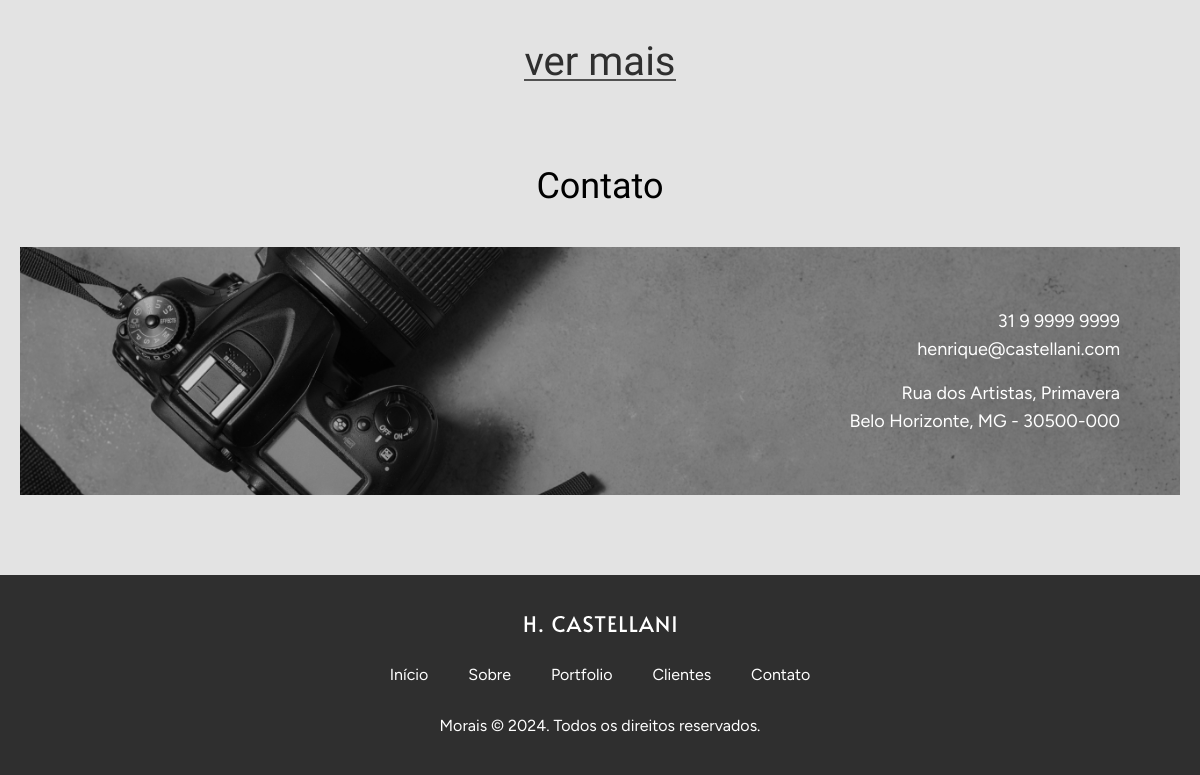
Before: / (lower part) with the older database file.
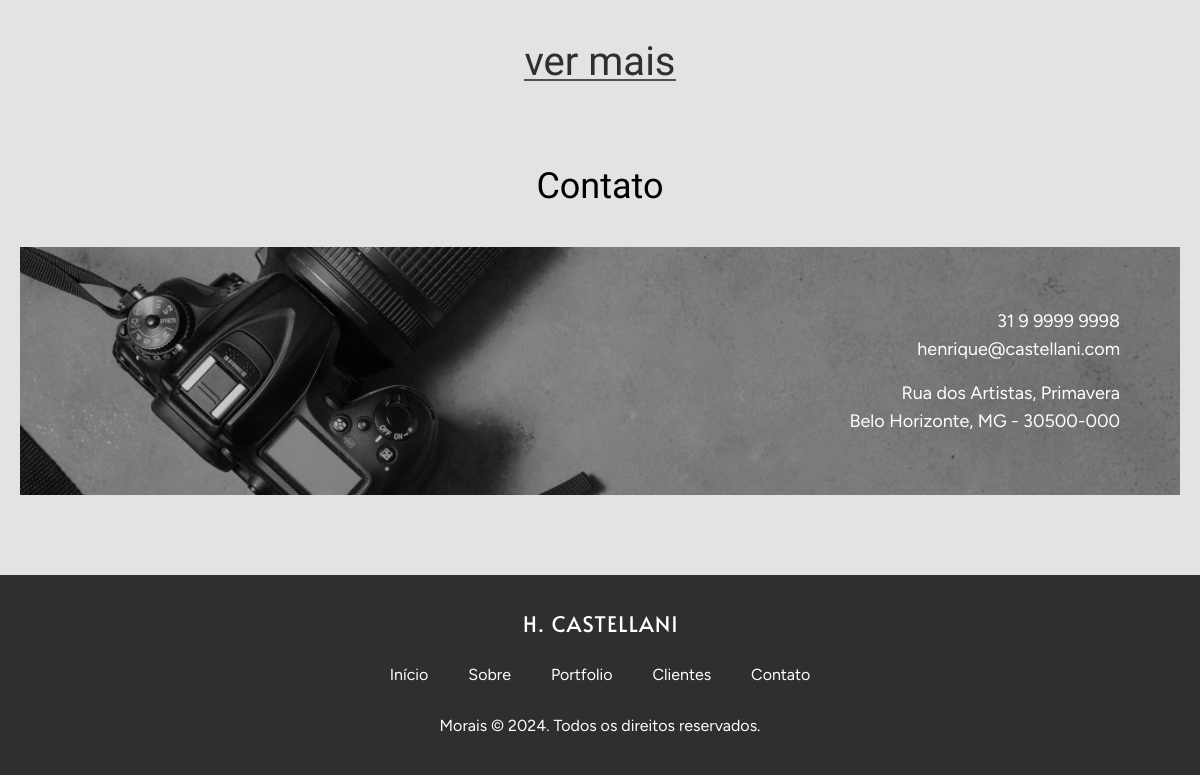
After: the same page with the newer database file.
### portfolio/models.py (models this page shows, shortened)
class Contato(models.Model):
    telefone = models.CharField(max_length=50, null=False, blank=False)
    email = models.CharField(max_length=100, null=False, blank=False)
    endereco_1 = models.CharField(max_length=100)
    endereco_2 = models.CharField(max_length=100)
    imagem = models.ImageField(upload_to='contato', blank=False)
    @classmethod
    def get_instance(cls):
        instance, created = cls.objects.get_or_create(pk=1)
        return instance
    class Meta:
        verbose_name_plural = "Contato"

### portfolio/views.py (the view)
# urls.py: path('', index, name='index'),
def index(request):
    intro = Introducao.get_instance()
    clientes = Cliente.objects.all()
    servicos = Servico.objects.all()
    sobre = Sobre.objects.all()
    contato = Contato.get_instance()
    quadro_1 = Quadro_1.objects.all()
    quadro_2 = Quadro_2.objects.all()
    quadro_3 = Quadro_3.objects.all()
    quadro_4 = Quadro_4.objects.all()
    portfolio = Portfolio.objects.all()
    return render(request, 'index.html', {'clientes': clientes, 'servicos':servicos, 'sobre':sobre, 'intro': intro, 'contato': contato, 'quadro_1': quadro_1, 'quadro_2': quadro_2, 'quadro_3': quadro_3, 'quadro_4': quadro_4, 'portfolio': portfolio})

### portfolio/models.py (called while the page is built)
    @classmethod
    def get_instance(cls):
        instance, created = cls.objects.get_or_create(pk=1)
        return instance

### templates/index.html (shortened to what this page needs)
{% load static %}
<!DOCTYPE html>
<html lang="pt-br">
<head>
    <link rel="stylesheet" href="{% static '/styles/css/style.css' %}">
</head>
<body>
    <section id="clientes" class="container">
        <button class="button">ver mais</button>
    </section>
    <section id="contato" class="container">
        <h2>Contato</h2>
        <div class="contato-conteudo">
            {% if contato %}
            <p>{{ contato.telefone }}</p>
            <p>{{ contato.email }}</p>
            <p>{{ contato.endereco_1 }}</p>
            <p>{{ contato.endereco_2 }}</p>
            {% endif %}
        </div>
    </section>
    <div class="footer-bg">
        <footer class="footer container">
            <img src="{% static '/assets/svg/logo.svg' %}" alt="Henrique Castellani">
            <nav>
                <ul>
                    <li><a href="#">Início</a></li>
                    <li><a href="#sobre">Sobre</a></li>
                    <li><a href="#portfolio">Portfolio</a></li>
                    <li><a href="#clientes">Clientes</a></li>
                    <li><a href="#contato">Contato</a></li>
                </ul>
            </nav>
            <p>Morais © 2024. Todos os direitos reservados.</p>
        </footer>
    </div>
</body>
</html>

### setup/static/styles/css/style.css (style rules this page uses)
html { scroll-behavior:smooth }
body { margin:0px;font-family:"Figtree", Arial, Helvetica, sans-serif;background-color:#e3e3e3 }
h1,h2,h3,h4,ul,p,blockquote,dd { margin:0px }
ul { padding:0px;list-style:none }
a { text-decoration:none;color:inherit }
img { max-width:100%;display:block }
.container { box-sizing:border-box;max-width:1200px;padding:0 20px;margin-left:auto;margin-right:auto }
#clientes { margin-bottom:80px;text-align:center }
#clientes>button { border:none;background-color:#e3e3e3;cursor:pointer;font-family:"Allura";font-weight:400;font-size:2.5rem;color:#2f2f2f;position:relative;max-width:fit-content;padding:0;margin-left:auto;margin-right:auto }
#clientes>button::after { content:"";position:absolute;display:block;width:100%;height:2px;background-color:#515151;bottom:4px }
#contato { margin-bottom:80px }
#contato h2 { font-family:"Alata";font-weight:400;font-size:2.25rem;text-align:center;margin-bottom:40px }
#contato .contato-conteudo { background-image:url("../../img/sections/contato.jpg");background-size:cover;background-position:center;color:#fff;padding:60px;line-height:1.75rem;text-align:end;font-family:"Figtree";font-weight:400;font-size:1.125rem }
#contato .contato-conteudo p:nth-child(2) { margin-bottom:16px }
.footer-bg { background-color:#2f2f2f }
.footer { text-align:center;color:#fff;display:flex;flex-direction:column;gap:32px;align-items:center;padding-top:40px;padding-bottom:40px }
.footer img { max-width:fit-content }
.footer ul { display:flex;flex-wrap:wrap;justify-content:center;gap:40px }

Changed rows visible on the page:
changed Contato "henrique@castellani.com": telefone "31 9 9999 9999" → "31 9 9999 9998"
